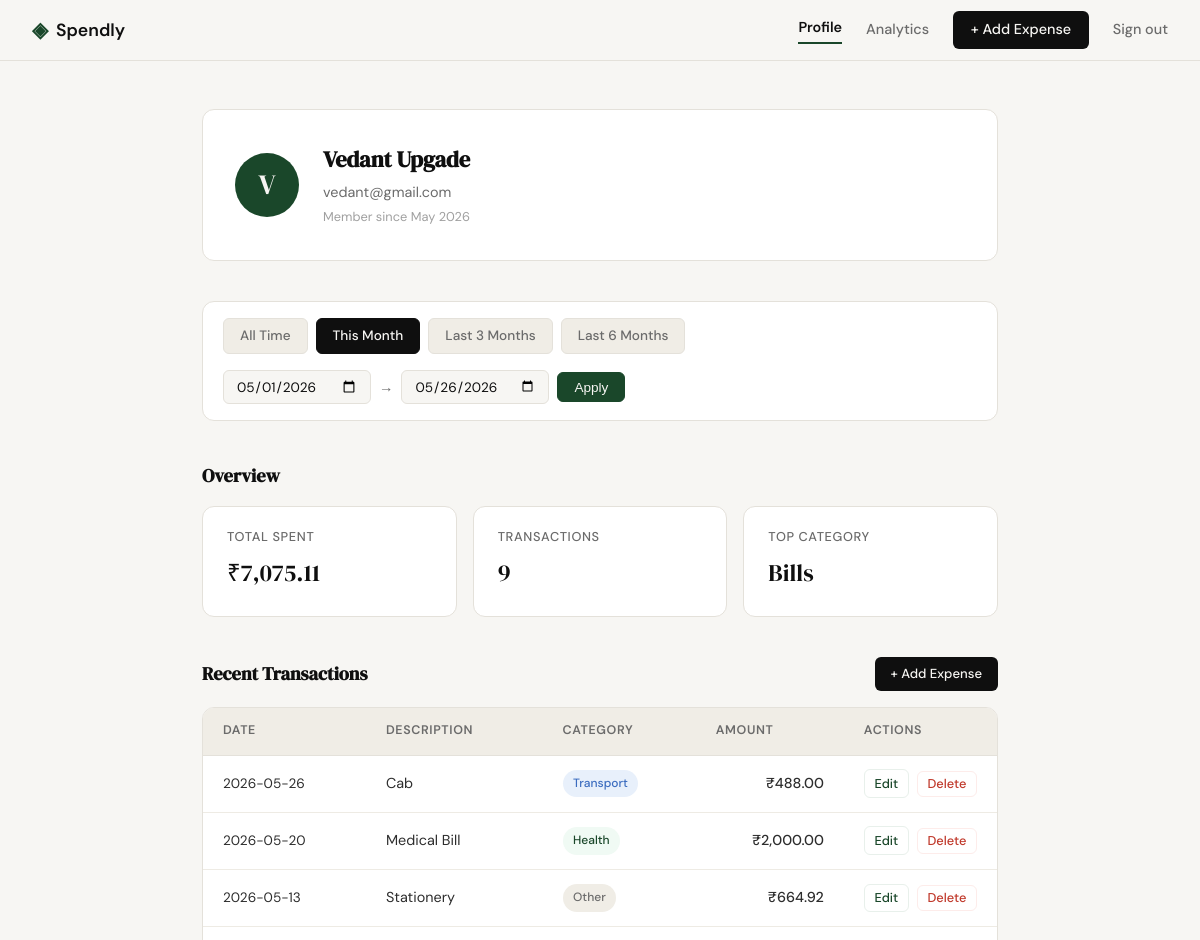
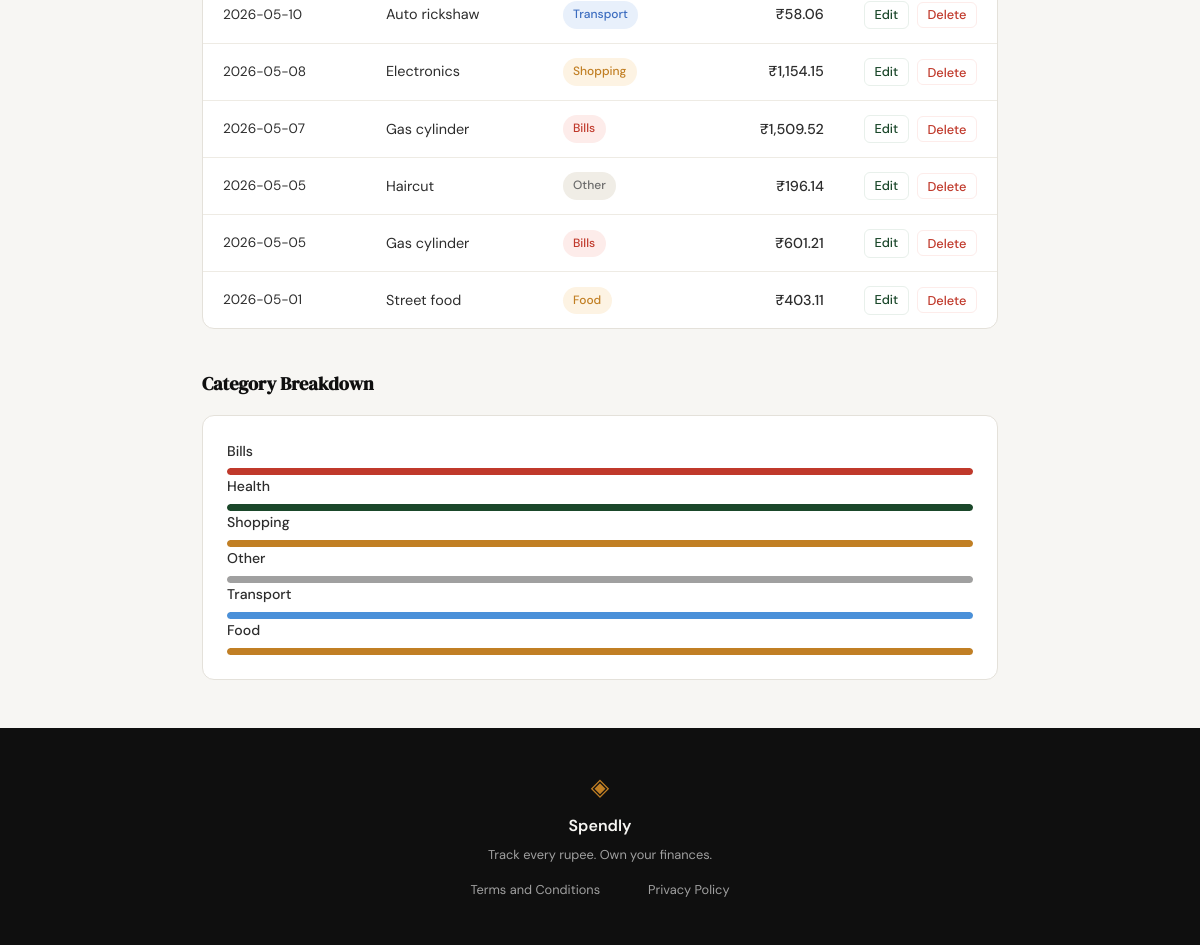
The page /profile?date_from=2026-05-01&date_to=2026-05-26 (signed in) on the database its author committed (2 pictures, top to bottom).
### tables this page shows
CREATE TABLE users (
            id            INTEGER PRIMARY KEY AUTOINCREMENT,
            name          TEXT    NOT NULL,
            email         TEXT    NOT NULL UNIQUE,
            password_hash TEXT    NOT NULL,
            created_at    TEXT    DEFAULT (datetime('now'))
        );

CREATE TABLE expenses (
            id          INTEGER PRIMARY KEY AUTOINCREMENT,
            user_id     INTEGER NOT NULL REFERENCES users(id),
            amount      REAL    NOT NULL,
            category    TEXT    NOT NULL,
            date        TEXT    NOT NULL,
            description TEXT,
            created_at  TEXT    DEFAULT (datetime('now'))
        );

### app.py (the view)
@app.route("/profile")
def profile():
    if not session.get("user_id"):
        return redirect(url_for("login"))
    user = get_user_by_id(session["user_id"])
    if user is None:
        session.clear()
        return redirect(url_for("login"))
    def parse_date(value):
        try:
            datetime.strptime(value, "%Y-%m-%d")
            return value
        except (ValueError, TypeError):
            return None
    date_from = parse_date(request.args.get("date_from", ""))
    date_to   = parse_date(request.args.get("date_to", ""))
    if date_from and date_to and date_from > date_to:
        flash("Start date must be before end date.")
        date_from = date_to = None
    today      = date.today()
    first_of_month = today.replace(day=1)
    presets = {
        "this_month":   (first_of_month.strftime("%Y-%m-%d"),
                         today.strftime("%Y-%m-%d")),
        "last_3_months":(( today - timedelta(days=90)).strftime("%Y-%m-%d"),
                         today.strftime("%Y-%m-%d")),
        "last_6_months":(( today - timedelta(days=180)).strftime("%Y-%m-%d"),
                         today.strftime("%Y-%m-%d")),
        "all_time":     (None, None),
    }
    active_preset = "all_time"
    if date_from and date_to:
        active_preset = "custom"
        for key, (pf, pt) in presets.items():
            if key != "all_time" and date_from == pf and date_to == pt:
                active_preset = key
                break
    uid          = session["user_id"]
    stats        = get_summary_stats(uid, date_from, date_to)
    transactions = get_recent_transactions(uid, limit=10,
                                           date_from=date_from,
                                           date_to=date_to)
    categories   = get_category_breakdown(uid, date_from, date_to)
    return render_template("profile.html",
        user          = user,
        stats         = stats,
        transactions  = transactions,
        categories    = categories,
        date_from     = date_from or "",
        date_to       = date_to   or "",
        presets       = presets,
        active_preset = active_preset,
    )

### database/db.py (called while the page is built)
def get_db():
    conn = sqlite3.connect(DB_PATH)
    conn.row_factory = sqlite3.Row
    conn.execute("PRAGMA foreign_keys = ON")
    return conn

### database/queries.py (called while the page is built)
def get_user_by_id(user_id):
    conn = get_db()
    row = conn.execute(
        "SELECT name, email, created_at FROM users WHERE id = ?",
        (user_id,)
    ).fetchone()
    conn.close()
    if row is None:
        return None
    try:
        dt           = datetime.strptime(row["created_at"][:10], "%Y-%m-%d")
        member_since = dt.strftime("%B %Y")
    except (ValueError, TypeError):
        member_since = "Unknown"
    return {
        "name":         row["name"],
        "email":        row["email"],
        "member_since": member_since,
    }

def get_recent_transactions(user_id, limit=10, date_from=None, date_to=None):
    conn   = get_db()
    params = [user_id]
    where  = "WHERE user_id = ?"
    if date_from and date_to:
        where  += " AND date BETWEEN ? AND ?"
        params += [date_from, date_to]
    params.append(limit)
    rows = conn.execute(
        f"""
        SELECT id, date, description, category, amount
        FROM expenses {where}
        ORDER BY date DESC, created_at DESC
        LIMIT ?
        """,
        params
    ).fetchall()
    conn.close()
    return [
        {
            "id":          row["id"],
            "date":        row["date"],
            "description": row["description"] or "—",
            "category":    row["category"],
            "amount":      f"₹{row['amount']:,.2f}",
        }
        for row in rows
    ]

### templates/profile.html (shortened to what this page needs)
{% extends "base.html" %}
{% block content %}
<div class="profile-page">
    <section class="profile-header">
        <div class="profile-card">
            <div class="profile-avatar">
                {{ user.name[0] | upper }}
            </div>
            <div class="profile-info">
                <h1 class="profile-name">{{ user.name }}</h1>
                <p class="profile-email">{{ user.email }}</p>
                <p class="profile-since">Member since {{ user.member_since }}</p>
            </div>
        </div>
    </section>
    <section class="profile-section">
        <div class="filter-bar">
            <div class="filter-presets">
                <a href="{{ url_for('profile') }}"
                   class="filter-btn {% if active_preset == 'all_time' %}active{% endif %}">
                    All Time
                </a>
                <a href="{{ url_for('profile', date_from=presets.this_month[0], date_to=presets.this_month[1]) }}"
                   class="filter-btn {% if active_preset == 'this_month' %}active{% endif %}">
                    This Month
                </a>
                <a href="{{ url_for('profile', date_from=presets.last_3_months[0], date_to=presets.last_3_months[1]) }}"
                   class="filter-btn {% if active_preset == 'last_3_months' %}active{% endif %}">
                    Last 3 Months
                </a>
                <a href="{{ url_for('profile', date_from=presets.last_6_months[0], date_to=presets.last_6_months[1]) }}"
                   class="filter-btn {% if active_preset == 'last_6_months' %}active{% endif %}">
                    Last 6 Months
                </a>
            </div>
            <form class="filter-custom" method="GET"
                  action="{{ url_for('profile') }}">
                <input type="date" name="date_from"
                       class="form-input filter-date"
                       value="{{ date_from }}"
                       placeholder="From">
                <span class="filter-sep">→</span>
                <input type="date" name="date_to"
                       class="form-input filter-date"
                       value="{{ date_to }}"
                       placeholder="To">
                <button type="submit" class="filter-btn filter-apply">
                    Apply
                </button>
            </form>
        </div>
    </section>
    <section class="profile-section">
        <h2 class="section-title">Overview</h2>
        <div class="stats-row">
            <div class="stat-card">
                <p class="stat-label">Total Spent</p>
                <p class="stat-value">{{ stats.total_spent }}</p>
            </div>
            <div class="stat-card">
                <p class="stat-label">Transactions</p>
                <p class="stat-value">{{ stats.transaction_count }}</p>
            </div>
            <div class="stat-card">
                <p class="stat-label">Top Category</p>
                <p class="stat-value">{{ stats.top_category }}</p>
            </div>
        </div>
    </section>
    <section class="profile-section">
        <div class="section-header">
            <h2 class="section-title">Recent Transactions</h2>
            <a href="{{ url_for('add_expense') }}" class="btn-primary btn-sm">
                + Add Expense
            </a>
        </div>
        <div class="tx-table-wrapper">
            <table class="tx-table">
                <thead>
                    <tr>
                        <th>Date</th>
                        <th>Description</th>
                        <th>Category</th>
                        <th class="tx-amount-col">Amount</th>
                        <th class="tx-actions-col">Actions</th>
                    </tr>
                </thead>
                <tbody>
                    {% for tx in transactions %}
                    <tr>
                        <td class="tx-date">{{ tx.date }}</td>
                        <td class="tx-desc">{{ tx.description }}</td>
                        <td>
                            <span class="category-badge category-{{ tx.category | lower }}">
                                {{ tx.category }}
                            </span>
                        </td>
                        <td class="tx-amount">{{ tx.amount }}</td>
                        <td class="tx-actions">
                            <div class="tx-action-group">
                                <a href="{{ url_for('edit_expense', id=tx.id) }}"
                                   class="tx-edit-link">Edit</a>
                                <form method="POST"
                                      action="{{ url_for('delete_expense_route', id=tx.id) }}"
                                      style="display:inline"
                                      onsubmit="return confirm('Delete this expense?')">
                                    <button type="submit" class="btn-delete">Delete</button>
                                </form>
                            </div>
                        </td>
                    </tr>
                    {% endfor %}
                </tbody>
            </table>
        </div>
    </section>
    <section class="profile-section">
        <h2 class="section-title">Category Breakdown</h2>
        <div class="category-breakdown">
            {% for cat in categories %}
            <div class="breakdown-row">
                <div class="breakdown-meta">
                    <span class="breakdown-name">{{ cat.name }}</span>
                </div>
                <div class="breakdown-bar-track">
                   <div class="breakdown-bar-fill category-fill-{{ cat.name | lower }}"
                     data-width="{{ cat.percentage }}">
                </div>
            </div>
            {% endfor %}
        </div>
    </section>
</div>
{% endblock %}

### rows shown on the page
users: name "V", name "Vedant Upgade", email "vedant@gmail.com"
expenses: date "2026-05-26", description "Cab", category "Transport", amount "₹488.00"
expenses: date "2026-05-20", description "Medical Bill", category "Health", amount "₹2,000.00"
expenses: date "2026-05-13", description "Stationery", category "Other", amount "₹664.92"
expenses: date "2026-05-10", description "Auto rickshaw", category "Transport", amount "₹58.06"
expenses: date "2026-05-08", description "Electronics", category "Shopping", amount "₹1,154.15"
expenses: date "2026-05-07", description "Gas cylinder", category "Bills", amount "₹1,509.52"
expenses: date "2026-05-05", description "Haircut", category "Other", amount "₹196.14"
expenses: date "2026-05-05", description "Gas cylinder", category "Bills", amount "₹601.21"
expenses: date "2026-05-01", description "Street food", category "Food", amount "₹403.11"

### other values the page prints
{{ user.member_since }} "May 2026"
{{ stats.total_spent }} "₹7,075.11"
{{ stats.transaction_count }} "9"
{{ stats.top_category }} "Bills"
{{ cat.name }} "Bills" "Health" "Shopping" "Other" "Transport" "Food"
